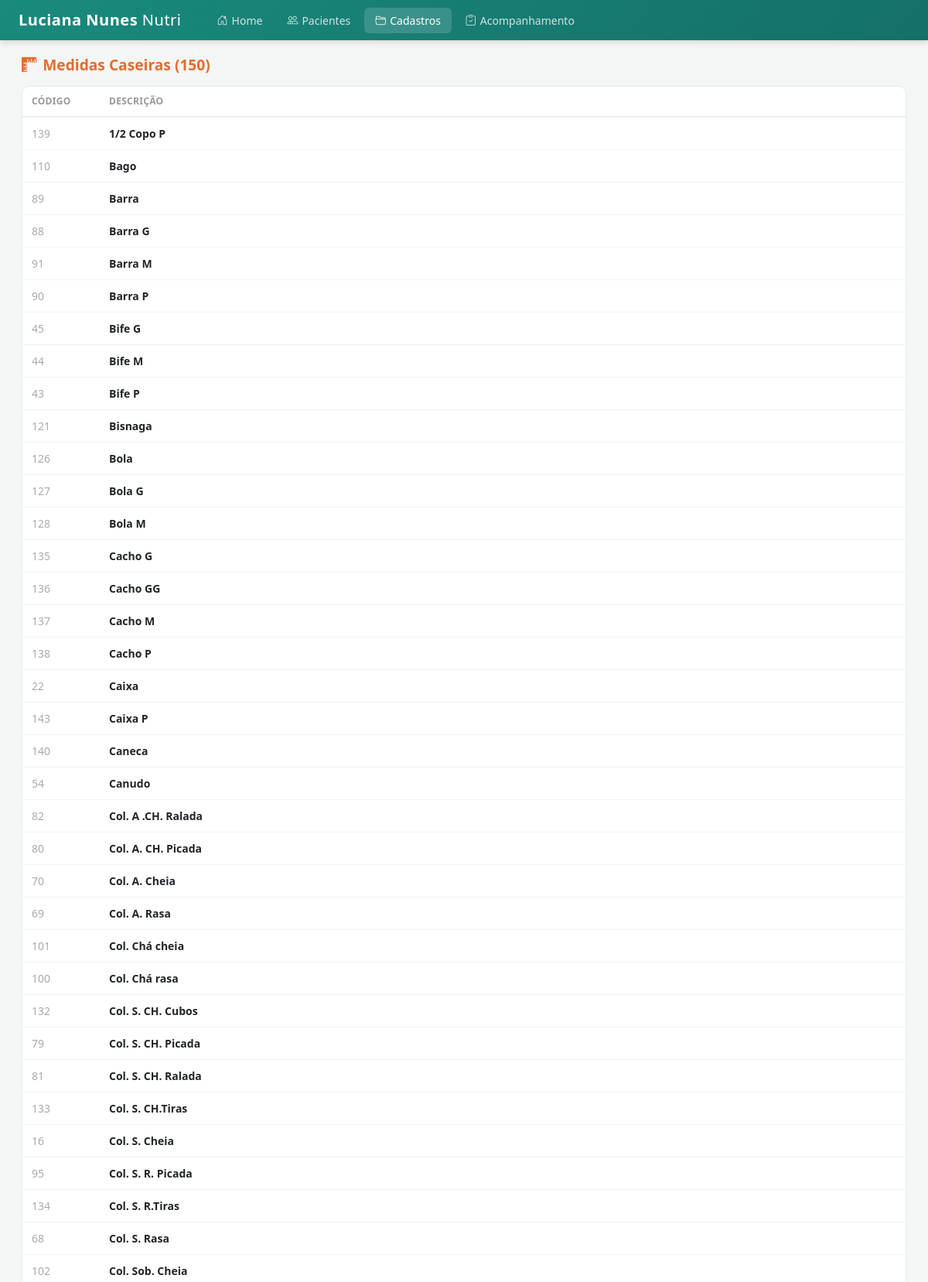
The app's page /cadastros/medidas (upper part) with its own data.
### tables this page shows
CREATE TABLE "medida" ("Cd_Medida" INTEGER, "Dt_Alteracao" TEXT, "Fl_Controle" INTEGER, "Ds_Medida" TEXT, "Nm_Usuario" TEXT);

### app.py (the view)
@app.route("/cadastros/medidas")
def cadastros_medidas():
    db = get_db()
    rows = db.execute("SELECT * FROM medida ORDER BY Ds_Medida").fetchall()
    return render_template("cadastros_medidas.html", medidas=rows)

### app.py (called while the page is built)
def get_db():
    if "db" not in g:
        g.db = sqlite3.connect(DB_PATH)
        g.db.row_factory = sqlite3.Row
        g.db.execute("PRAGMA journal_mode=WAL")
        g.db.execute("PRAGMA cache_size=-8000")
    return g.db

### templates/cadastros_medidas.html (shortened to what this page needs)
{% extends "base.html" %}
{% block content %}
<h5 class="section-title mb-3"><i class="bi bi-rulers me-2"></i>Medidas Caseiras ({{ medidas|length }})</h5>
<div class="ava-card">
    <div class="ava-card-body" style="padding:0">
        <table class="ava-table">
            <thead>
                <tr>
                    <th>Código</th>
                    <th>Descrição</th>
                </tr>
            </thead>
            <tbody>
                {% for m in medidas %}
                <tr>
                    <td style="color:#aaa;width:100px">{{ m.Cd_Medida }}</td>
                    <td style="font-weight:600">{{ m.Ds_Medida }}</td>
                </tr>
                {% endfor %}
            </tbody>
        </table>
    </div>
</div>
{% endblock %}

### templates/base.html (style rules this page uses)
:root { --ava-teal: #1a8a7d; --ava-teal-dark: #14706a; --ava-teal-light: #e0f5f3; --ava-orange: #e66b2e; --ava-orange-light: #fff4ee; --ava-green: #28a745; --ava-pink: #e91e8c; --ava-bg: #f4f6f5; --ava-sidebar-w: 220px; }
* { font-family: 'Segoe UI', system-ui, -apple-system, sans-serif; }
body { background: var(--ava-bg); margin: 0; }
.ava-card { background: #fff; border: 1px solid #e8ebe9; border-radius: 10px; overflow: hidden; }
.ava-card-body { padding: 20px; }
.section-title { color: var(--ava-orange); font-size: 1.2rem; font-weight: 700; margin-bottom: 16px; }
.ava-table { width: 100%; border-collapse: collapse; }
.ava-table th { font-size: .75rem; text-transform: uppercase; color: #999; font-weight: 600; letter-spacing: .3px; padding: 10px 12px; border-bottom: 2px solid #eee; white-space: nowrap; }
.ava-table td { padding: 10px 12px; border-bottom: 1px solid #f2f2f2; font-size: .875rem; }

### records on screen
medida: Cd_Medida "139", Ds_Medida "1/2 Copo P"
medida: Cd_Medida "110", Ds_Medida "Bago"
medida: Cd_Medida "89", Ds_Medida "Barra"
medida: Cd_Medida "88", Ds_Medida "Barra G"
medida: Cd_Medida "91", Ds_Medida "Barra M"
medida: Cd_Medida "90", Ds_Medida "Barra P"
medida: Cd_Medida "45", Ds_Medida "Bife G"
medida: Cd_Medida "44", Ds_Medida "Bife M"
medida: Cd_Medida "43", Ds_Medida "Bife P"
medida: Cd_Medida "121", Ds_Medida "Bisnaga"
medida: Cd_Medida "126", Ds_Medida "Bola"
medida: Cd_Medida "127", Ds_Medida "Bola G"
medida: Cd_Medida "128", Ds_Medida "Bola M"
medida: Cd_Medida "135", Ds_Medida "Cacho G"
medida: Cd_Medida "136", Ds_Medida "Cacho GG"
medida: Cd_Medida "137", Ds_Medida "Cacho M"
medida: Cd_Medida "138", Ds_Medida "Cacho P"
medida: Cd_Medida "22", Ds_Medida "Caixa"
medida: Cd_Medida "143", Ds_Medida "Caixa P"
medida: Cd_Medida "140", Ds_Medida "Caneca"
medida: Cd_Medida "54", Ds_Medida "Canudo"
medida: Cd_Medida "82", Ds_Medida "Col. A .CH. Ralada"
medida: Cd_Medida "80", Ds_Medida "Col. A. CH. Picada"
medida: Cd_Medida "70", Ds_Medida "Col. A. Cheia"
medida: Cd_Medida "69", Ds_Medida "Col. A. Rasa"
medida: Cd_Medida "101", Ds_Medida "Col. Chá cheia"
medida: Cd_Medida "100", Ds_Medida "Col. Chá rasa"
medida: Cd_Medida "132", Ds_Medida "Col. S. CH. Cubos"
medida: Cd_Medida "79", Ds_Medida "Col. S. CH. Picada"
medida: Cd_Medida "81", Ds_Medida "Col. S. CH. Ralada"
medida: Cd_Medida "133", Ds_Medida "Col. S. CH.Tiras"
medida: Cd_Medida "16", Ds_Medida "Col. S. Cheia"
medida: Cd_Medida "95", Ds_Medida "Col. S. R. Picada"
medida: Cd_Medida "134", Ds_Medida "Col. S. R.Tiras"
medida: Cd_Medida "68", Ds_Medida "Col. S. Rasa"
medida: Cd_Medida "102", Ds_Medida "Col. Sob. Cheia"

### other values on screen
{{ medidas|length }} "150"
